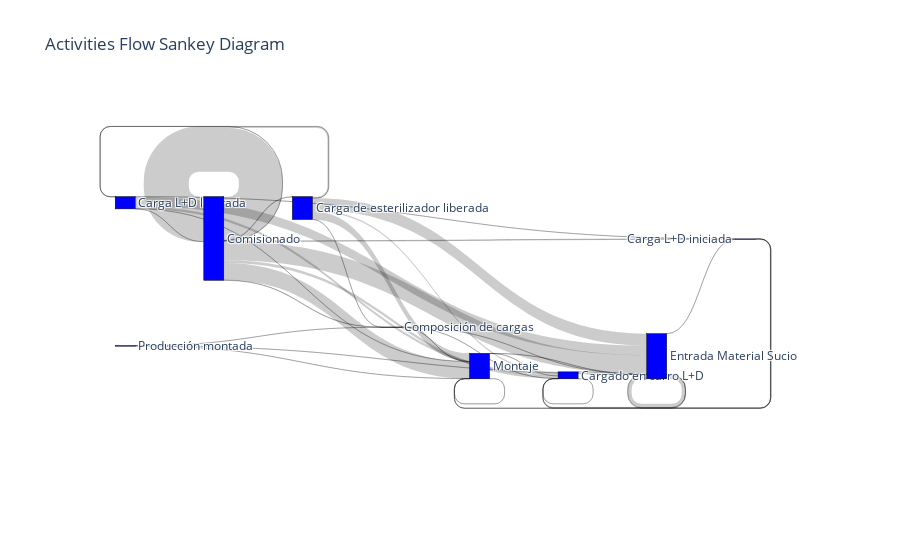

This figure's notebook cell:
### Code cell
fig = go.Figure(data=[go.Sankey(
    node=dict(
        pad=15,
        thickness=20,
        line=dict(color="black", width=0.5),
        label=list(set(sddf4['end'].tolist() + sddf4['start'].tolist())),
        color="blue"
    ),
    link=dict(
        source=sddf4['end'].map(lambda x: list(set(sddf4['end'].tolist() + sddf4['start'].tolist())).index(x)),
        target=sddf4['start'].map(lambda x: list(set(sddf4['end'].tolist() + sddf4['start'].tolist())).index(x)),
        value=sddf4['c']
    )
)])

fig.update_layout(title_text="Activities Flow Sankey Diagram")
fig.show()

### Figure 1 — Plotly figure (JSON) as saved in the notebook; plotly's stock layout.template omitted (floating-point values rounded to 4 significant figures)
{"data": [{"link": {"source": [6, 6, 6, 6, 3, 3, 8, 8, 8, 0, 0, 0, 0, 0, 1, 1, 1, 2, 2, 2, 7, 7, 7, 5, 5, 5, 5, 5, 5, 4, 4, 4, 4, 4, 4, 4, 4], "target": [6, 3, 1, 8, 6, 3, 6, 1, 3, 6, 3, 8, 1, 4, 1, 3, 6, 6, 1, 7, 6, 1, 3, 3, 6, 7, 1, 4, 0, 6, 4, 1, 5, 3, 8, 7, 0], "value": [968, 69, 8, 2, 83, 2, 141, 3, 3, 2573, 675, 2, 45, 1, 41, 6, 12, 30, 18, 1, 31, 7, 1, 394, 3226, 7, 2171, 373, 2, 5116, 11781, 4576, 112, 733, 123, 77, 40]}, "node": {"color": "blue", "label": ["Carga L+D liberada", "Montaje", "Producción montada", "Cargado en carro L+D", "Comisionado", "Carga de esterilizador liberada", "Entrada Material Sucio", "Composición de cargas", "Carga L+D iniciada"], "line": {"color": "black", "width": 0.5}, "pad": 15, "thickness": 20}, "type": "sankey"}], "layout": {"title": {"text": "Activities Flow Sankey Diagram"}}}
